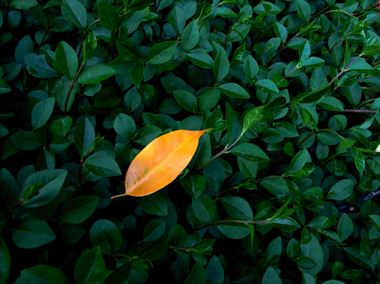
#> input picture images/leaf.jpeg, 380 x 284 px, found by its file name
$ python main.py
#> lines starting #> are read from the running program, lines starting #| are printed output that depends on the picture; after the words box and inside, x2 and y2 are one past the last pixel; in counts of white or black regions, pixels touching at a corner belong together
#> further down, image is the input picture: shape (284, 380, 3); mean B, G, R 25.8, 46.2, 15.8
### task1.py
import cv2 as cv
import matplotlib.pyplot as plt


class A:
    def __init__(self):
        pass

    def object(self, image):
#> called with image = 'Images/leaf.jpeg'
        image = cv.imread(image, 0)
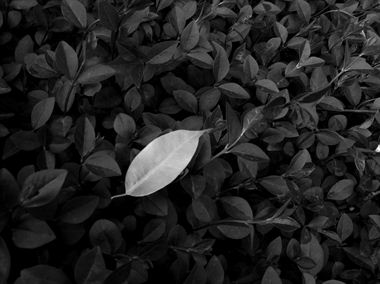
#> image: shape (284, 380); min 0, max 255, mean 34.3
        (thresh, black) = cv.threshold(image, 80, 255, cv.THRESH_BINARY_INV)
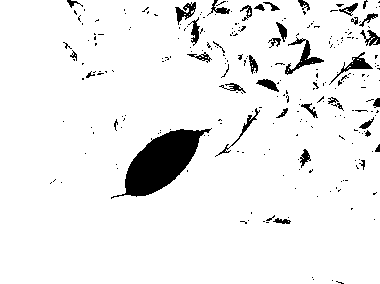
#> black: shape (284, 380); 93.5% white; 258 black regions (219 under 20 px), largest, box (x1, y1, x2, y2) and area: (111, 128, 212, 199) 3176, (285, 37, 324, 75) 378, (329, 52, 373, 85) 265

        color = {"white": 0, "black": 0}

        for i in black:
            for a in i:
                if a == 255:
                    color["white"] +=1
                else:
                    color["black"] += 1
#> after the loop, color = {'white': 100854, 'black': 7066}

        if color["white"] > color["black"]:
            balance = 256 / (int(color["white"] / color["black"]))
#> balance = 18.29
        else:
            balance = 256 / (int(color["black"] / color["white"]))

        if balance < 80:
            balance = 127

        if color["black"] > color["white"]:
            (thresh, black) = cv.threshold(image, balance, 255, cv.THRESH_BINARY)
        else:
            (thresh, black) = cv.threshold(image, balance, 255, cv.THRESH_BINARY_INV)
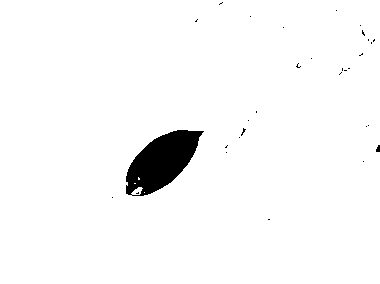
#> black: shape (284, 380); 97.2% white; 31 black regions (29 under 20 px), largest, box (x1, y1, x2, y2) and area: (126, 130, 204, 196) 2965, (376, 145, 380, 152) 22
#> thresh = 127

        cv.imwrite('black_image.jpg', black)

        image = cv.imread('black_image.jpg')
#> image: shape (284, 380, 3); min 0, max 255, mean 247.7

        plt.figure(num='Task 1')
        plt.axis("off")
        plt.imshow(image)

        return image

### task2.py
import cv2 as cv
import numpy as np


class B:
    def __init__(self):
        pass

    def centroid_histogram(self, kmeans):
        numLabels = np.arange(0, len(np.unique(kmeans.labels_)) + 1)
        (hist, _) = np.histogram(kmeans.labels_, bins=numLabels)

        hist = hist.astype("float")
        hist /= hist.sum()

        return hist

    def plot_colors(self, hist, centroids):
        bar = np.zeros((50, 300, 3), dtype="uint8")
        startX = 0

        for(percent, color) in zip(hist, centroids):
            endX = startX + (percent * 300)
            cv.rectangle(bar, (int(startX), 0), (int(endX), 50), color.astype("uint8").tolist(), -1)

            startX = endX
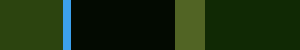
#> bar: shape (50, 300, 3); mean of channels 0, 1, 2 14.7, 45, 25; drawn as B, G, R

        return bar

### task3.py
import cv2 as cv
import numpy as np
import matplotlib.pyplot as plt
from random import *


class C:
    def __init__(self):
        pass

    """
        def centroid_histogram(self, kmeans):
        numLabels = np.arange(0, len(np.unique(kmeans.labels_)) + 1)
        (hist, _) = np.histogram(kmeans.labels_, bins=numLabels)

        hist = hist.astype("float")
        hist /= hist.sum()

        return hist
    """

    def plot_colors(self, hist, centroids):
        patternWidth = 700
        patternHeight = 700

        image = np.zeros((patternWidth, patternHeight, 3), dtype="uint8")
        colorArray = []

        bar = np.zeros((50, 300, 3), dtype="uint8")
        startX = 0

        for(percent, color) in zip(hist, centroids):
            endX = startX + (percent * 300)
            cv.rectangle(bar, (int(startX), 0), (int(endX), 50), color.astype("uint8").tolist(), -1)

            for i in range(int(endX) - int(startX)):
                colorArray.append(color.astype("uint8").tolist())

            startX = endX

        for a in range(patternHeight):
            for i in range(patternWidth):
                cv.rectangle(image, (int(i), a), (int(i + 1), a + 1), choice(colorArray), -1)
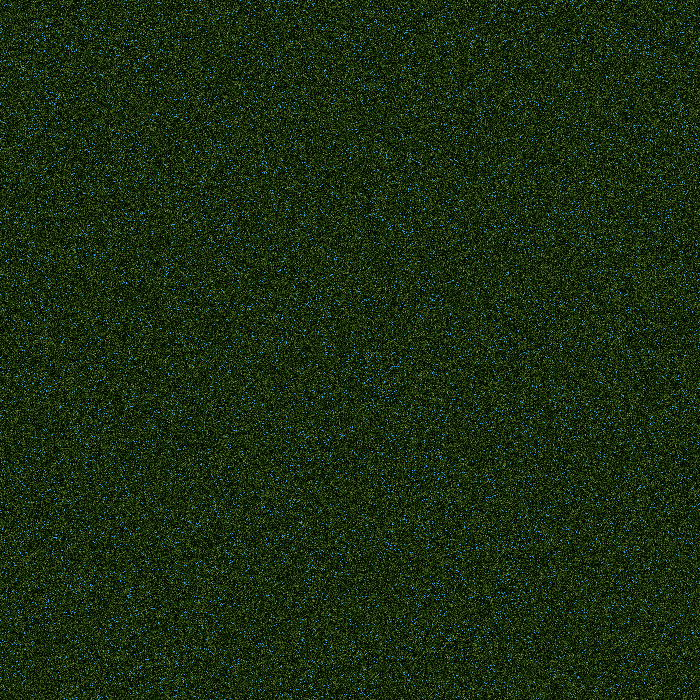
#> image: shape (700, 700, 3); mean of channels 0, 1, 2 14.7, 45.1, 25.1; drawn as B, G, R

        plt.figure(num='Task 3')
        plt.axis("off")
        plt.imshow(image)

        plt.savefig('pattern.png')

        return bar

### main.py
import cv2 as cv
import matplotlib.pyplot as plt
from sklearn.cluster import KMeans
from PIL import Image
from task1 import A
from task2 import B
from task3 import C

# original picture
image = cv.imread('Images/leaf.jpeg')
image = cv.cvtColor(image, cv.COLOR_BGR2RGB)

# show original picture
plt.figure(num='Original Picture')
plt.axis("off")
plt.imshow(image)

# show task 1 : detect object
classA = A()
classA.object('Images/leaf.jpeg')

# show task 2 : dominant colours
classB = B()
image = image.reshape((image.shape[0] * image.shape[1], 3))
kmeans = KMeans(n_clusters=5)
kmeans.fit(image)

histogram = classB.centroid_histogram(kmeans)
bar = classB.plot_colors(histogram, kmeans.cluster_centers_)
plt.figure(num='Task 2')
plt.axis("off")
plt.imshow(bar)

# show task 3
classC = C()
classC.plot_colors(histogram, kmeans.cluster_centers_)

# show task 4
image1 = Image.open('Images/leaf.jpeg')
image2 = Image.open('pattern.png').resize(image1.size)
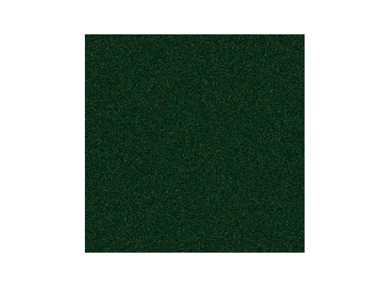
#> image2: PIL image 380x284 RGBA; mean R, G, B, A 147.9, 161.4, 152.5, 255

mask = Image.open('black_image.jpg').resize(image1.size)
composite = Image.composite(image1, image2, mask)
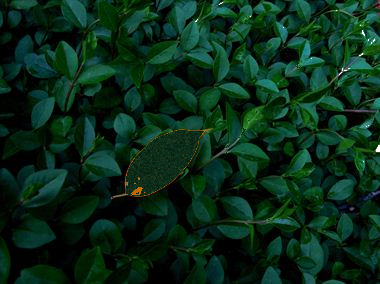
#> composite: PIL image 380x284 RGBA; mean R, G, B, A 9.7, 43, 24.9, 255

plt.figure(num='Task 4')
plt.axis("off")
plt.imshow(composite)

plt.show()
